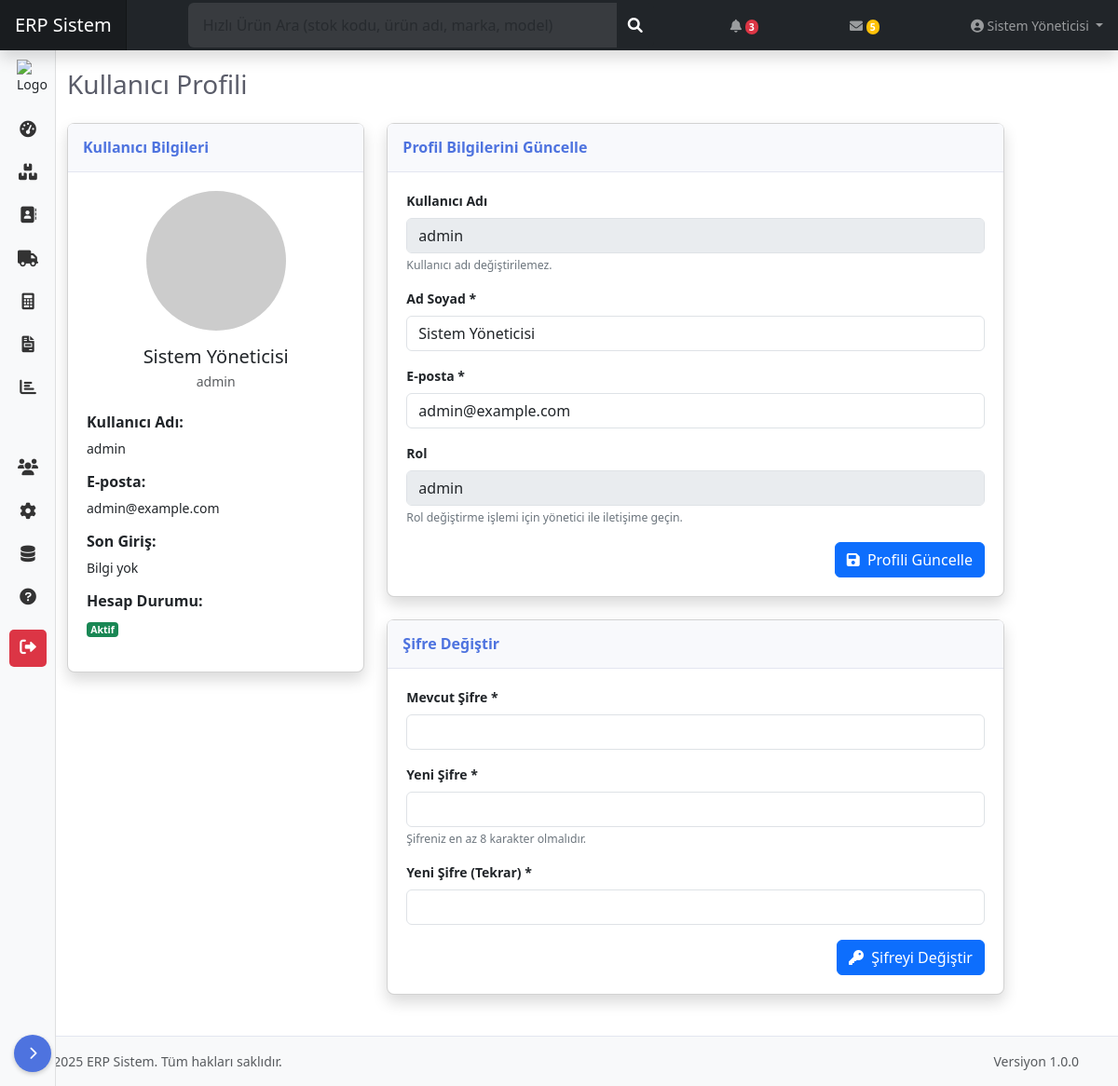
The page /modules/ayarlar/kullanici_profili.php (signed in) on the database its author committed.
### tables this page shows
CREATE TABLE `users` (
  `id` int(11) NOT NULL,
  `username` varchar(50) NOT NULL,
  `password` varchar(255) NOT NULL,
  `email` varchar(100) NOT NULL,
  `full_name` varchar(100) NOT NULL,
  `role` varchar(20) NOT NULL,
  `status` enum('active','inactive') NOT NULL DEFAULT 'active',
  `created_at` timestamp NOT NULL DEFAULT current_timestamp(),
  `updated_at` timestamp NOT NULL DEFAULT current_timestamp() ON UPDATE current_timestamp(),
  `last_login` timestamp NULL DEFAULT NULL
);

### modules/ayarlar/kullanici_profili.php (the view, shortened to what this page needs)
<?php
require_once '../../config/db.php';
try {
    $stmt = $db->prepare("SELECT * FROM users WHERE id = :id");
    $stmt->bindParam(':id', $_SESSION['user_id']);
    $stmt->execute();
    if ($stmt->rowCount() > 0) {
        $user = $stmt->fetch(PDO::FETCH_ASSOC);
    } else {
        header('Location: ../../logout.php');
        exit;
    }
} catch (PDOException $e) {
    $errorMessage = 'Veritabanı hatası: ' . $e->getMessage();
}
include '../../includes/header.php';
?>
<div class="container-fluid">
    <div class="d-sm-flex align-items-center justify-content-between mb-4">
        <h1 class="h3 mb-0 text-gray-800">Kullanıcı Profili</h1>
    </div>
    <div class="row">
        <div class="col-xl-4">
            <div class="card shadow mb-4">
                <div class="card-header py-3">
                    <h6 class="m-0 font-weight-bold text-primary">Kullanıcı Bilgileri</h6>
                </div>
                <div class="card-body">
                    <div class="text-center mb-4">
                        <img class="img-fluid rounded-circle mb-3" style="width: 150px; height: 150px; object-fit: cover;"
                             src="https://ui-avatars.com/api/?name=<?php echo urlencode($user['full_name']); ?>&background=random&color=fff&size=150">
                        <h5 class="mb-1"><?php echo htmlspecialchars($user['full_name']); ?></h5>
                        <p class="text-muted"><?php echo htmlspecialchars($user['role']); ?></p>
                    </div>
                    <div class="mb-3">
                        <h6 class="font-weight-bold">Kullanıcı Adı:</h6>
                        <p><?php echo htmlspecialchars($user['username']); ?></p>
                    </div>
                    <div class="mb-3">
                        <h6 class="font-weight-bold">E-posta:</h6>
                        <p><?php echo htmlspecialchars($user['email']); ?></p>
                    </div>
                    <div class="mb-3">
                        <h6 class="font-weight-bold">Son Giriş:</h6>
                        <p><?php echo $user['last_login'] ? date('d.m.Y H:i', strtotime($user['last_login'])) : 'Bilgi yok'; ?></p>
                    </div>
                    <div class="mb-3">
                        <h6 class="font-weight-bold">Hesap Durumu:</h6>
                        <p>
                            <?php if ($user['status'] == 'active'): ?>
                                <span class="badge bg-success text-white">Aktif</span>
                            <?php else: ?>
                                <span class="badge bg-danger text-white">Pasif</span>
                            <?php endif; ?>
                        </p>
                    </div>
                </div>
            </div>
        </div>
        <div class="col-xl-8">
            <div class="card shadow mb-4">
                <div class="card-header py-3">
                    <h6 class="m-0 font-weight-bold text-primary">Profil Bilgilerini Güncelle</h6>
                </div>
                <div class="card-body">
                    <form method="POST" action="<?php echo htmlspecialchars($_SERVER['PHP_SELF']); ?>">
                        <div class="mb-3">
                            <label for="username" class="form-label">Kullanıcı Adı</label>
                            <input type="text" class="form-control" id="username" value="<?php echo htmlspecialchars($user['username']); ?>" disabled>
                            <div class="form-text">Kullanıcı adı değiştirilemez.</div>
                        </div>
                        <div class="mb-3">
                            <label for="full_name" class="form-label">Ad Soyad *</label>
                            <input type="text" class="form-control" id="full_name" name="full_name" value="<?php echo htmlspecialchars($user['full_name']); ?>" required>
                        </div>
                        <div class="mb-3">
                            <label for="email" class="form-label">E-posta *</label>
                            <input type="email" class="form-control" id="email" name="email" value="<?php echo htmlspecialchars($user['email']); ?>" required>
                        </div>
                        <div class="mb-3">
                            <label for="role" class="form-label">Rol</label>
                            <input type="text" class="form-control" id="role" value="<?php echo htmlspecialchars($user['role']); ?>" disabled>
                            <div class="form-text">Rol değiştirme işlemi için yönetici ile iletişime geçin.</div>
                        </div>
                        <div class="d-flex justify-content-end">
                            <button type="submit" class="btn btn-primary">
                                <i class="fas fa-save me-1"></i> Profili Güncelle
                            </button>
                        </div>
                    </form>
                </div>
            </div>
            <div class="card shadow mb-4">
                <div class="card-header py-3">
                    <h6 class="m-0 font-weight-bold text-primary">Şifre Değiştir</h6>
                </div>
                <div class="card-body">
                    <form method="POST" action="<?php echo htmlspecialchars($_SERVER['PHP_SELF']); ?>">
                        <div class="mb-3">
                            <label for="current_password" class="form-label">Mevcut Şifre *</label>
                            <input type="password" class="form-control" id="current_password" name="current_password" required>
                        </div>
                        <div class="mb-3">
                            <label for="new_password" class="form-label">Yeni Şifre *</label>
                            <input type="password" class="form-control" id="new_password" name="new_password" required minlength="8">
                            <div class="form-text">Şifreniz en az 8 karakter olmalıdır.</div>
                        </div>
                        <div class="mb-3">
                            <label for="confirm_password" class="form-label">Yeni Şifre (Tekrar) *</label>
                            <input type="password" class="form-control" id="confirm_password" name="confirm_password" required minlength="8">
                        </div>
                        <div class="d-flex justify-content-end">
                            <button type="submit" class="btn btn-primary">
                                <i class="fas fa-key me-1"></i> Şifreyi Değiştir
                            </button>
                        </div>
                    </form>
                </div>
            </div>
        </div>
    </div>
</div>
<?php
include '../../includes/footer.php';
?>

### rows shown on the page
users: full_name "Sistem Yöneticisi", role "admin", username "admin", email "admin@example.com"

### other values the page prints
$_SESSION['full_name'] "Sistem Yöneticisi"
